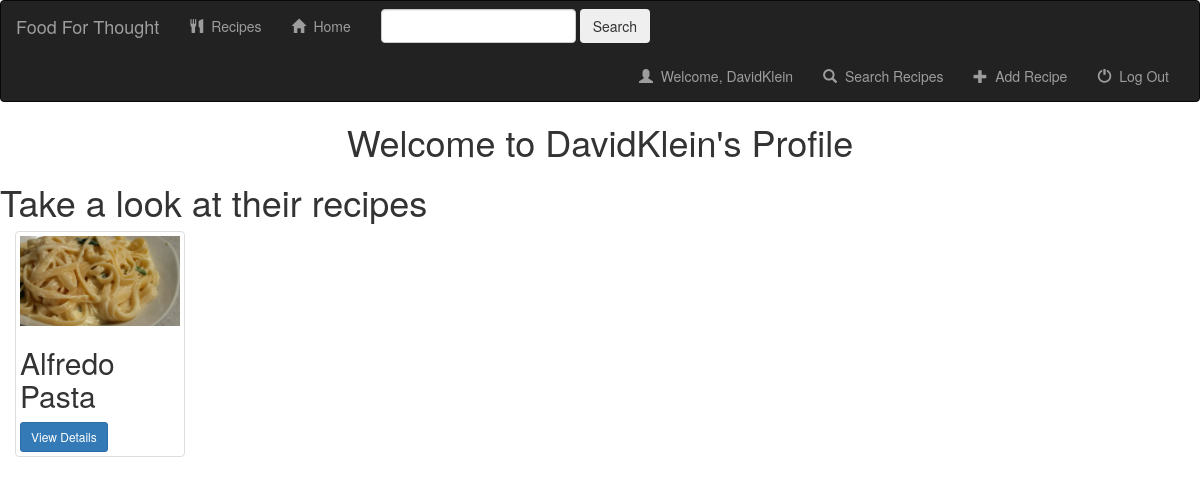
Screenshot of /recipe/DavidKlein/ with the database file from the repository.
### recipe/models.py (models this page shows, shortened)
class RecipeD(models.Model):
	user = models.ForeignKey(User, default=1)
	Name = models.CharField(max_length=250)
	post = models.CharField(max_length = 10000000, default="")
	Cuisine = models.CharField(max_length=250)
	created = models.DateTimeField(auto_now_add=True, blank=False, null=True)
	RecipeProcedure = models.CharField(max_length = 1000000)
	RecipePicture = models.FileField(default="")

### recipe/views.py (the view)
# urls.py: url(r'^(?P<username>[\w-]+)/$', views.ProfileView.as_view(), name = 'profile-detail'),
class ProfileView(generic.DetailView):
	User = get_user_model()
	template_name = 'recipe/user.html'
	def get_object(self):
		username = self.kwargs.get("username")
		if username is None:
			raise Http404
		return get_object_or_404(User, username__iexact=username, is_active=True)

### recipe/templates/recipe/user.html (shortened to what this page needs)
<head>
    <link rel="stylesheet" href="https://maxcdn.bootstrapcdn.com/bootstrap/3.3.6/css/bootstrap.min.css">
</head>
<nav class="navbar navbar-inverse">
    <div class ="container-fluid">
    <div class="navbar-header">
        <a class="navbar-brand" href="{% url 'recipe:index' %}">Food For Thought</a>
    </div>
    <div class="collapse navbar-collapse">
        <ul class="nav navbar-nav">
            <li class="">
                <a href="">
                    <span class="glyphicon glyphicon-cutlery"></span>&nbsp;
                    Recipes
                </a>
            </li>
            <li class="">
                <a href="{% url 'recipe:home'%}">
                    <span class="glyphicon glyphicon-home"></span>&nbsp;
                    Home
                </a>
            </li>
        </ul>
        <form class="navbar-form navbar-left" role="search" method="get" action="{% url 'recipe:index' %}">
            <div class="form-group">
                <input type="text" class="form-control" name="q" value="{{ request.GET.q }}">
            </div>
            <button type="submit" class=btn btn-default">Search</button>
        </form>
        <ul class = "nav navbar-nav navbar-right">
            <li class="">
                <a href="{% url 'recipe:index' %}">
                    <span class="glyphicon glyphicon-user"></span>&nbsp;
                    Welcome, {{user}}
                </a>
            </li>
            <li class="">
                <a href="{% url 'recipe:search' %}">
                    <span class="glyphicon glyphicon-search"></span>&nbsp;
                    Search Recipes
                </a>
            </li>
            <li class="">
                <a href="{% url 'recipe:recipe-add'%}">
                    <span class="glyphicon glyphicon-plus"></span>&nbsp;
                    Add Recipe
                </a>
            </li>
            <li class="">
                <a href="{% url 'recipe:logout_user' %}">
                    <span class="glyphicon glyphicon-off"></span>&nbsp;
                    Log Out
                </a>
            </li>
        </ul>
    </div>
    </div>
</nav>
<body style='background-color: white;'>
<h1><center>Welcome to  {{user.username}}'s Profile</center></h1>
<h1>Take a look at their recipes</h1>
    {% for recipe in user.reciped_set.all %}
    <div class = "col-sm-4 col-lg-2">
        <div class = "thumbnail">
         <img src = "{{recipe.RecipePicture.url}}"/>
    <h2>{{recipe.Name}}</h2>
     <a href="/recipe/{{ recipe.id }}" class="btn btn-primary btn-sm" role="button">View Details</a>
     </div>
     </div>
    {% endfor %}
</body>

### rows the page displays
RecipeD: RecipePicture (picture), Name "Alfredo Pasta"

### other values shown
{{ user }} "DavidKlein"
{{ user.username }} "DavidKlein"
